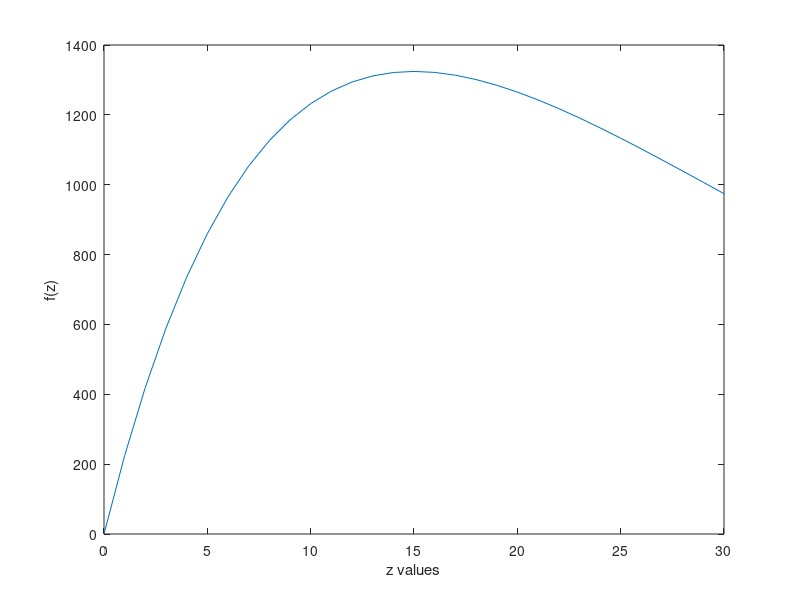

MATLAB code for this plot: (Note: this script raises an error after producing the figure.)
% Name: Andrew Pang
% Date: 3 MAY 2019  
% Task 4 : Popeye
clear all ; close all; clc;

%inputs
H = 30;

%function f(z)
fz = @(z) (200 * (z./5+z)) .* exp(-2*z/H);
z = 0:H;

%plots f(z) against z
plot(z,fz(z));
xlabel('z values')
ylabel('f(z)')
%using integral function to find F(F_1)
F_1 = integral(fz,0,H)

%using comp_trap to find F(F_2)
F_2 = NaN;
n = 1; 

%while loop that calulates minimum number of points needed
%so that F is accurate to 0.01%
while or((abs(((F_2 - F_1)/F_1)*100) > 0.01),isnan(F_2))
    n = n + 1;
    F_2 = comp_trap(fz,0,H,n);
end
%number of segments = number of points -1
n_points_t = n
n_segments_t = n - 1



%using comp_simp to find F(F_3)
F_3 = NaN;
n = 1;

%while loop that calulates minimum number of points needed
%so that F is accurate to 0.01%
while or((abs(((F_3 - F_1)/F_1)*100) > 0.01),isnan(F_3))
    %since comp_simp must take odd values, n+=2
    n = n + 2;
    F_3 = comp_simp13(fz,0,H,n);
    
end

n_points_s = n
n_segments_s = n - 1








